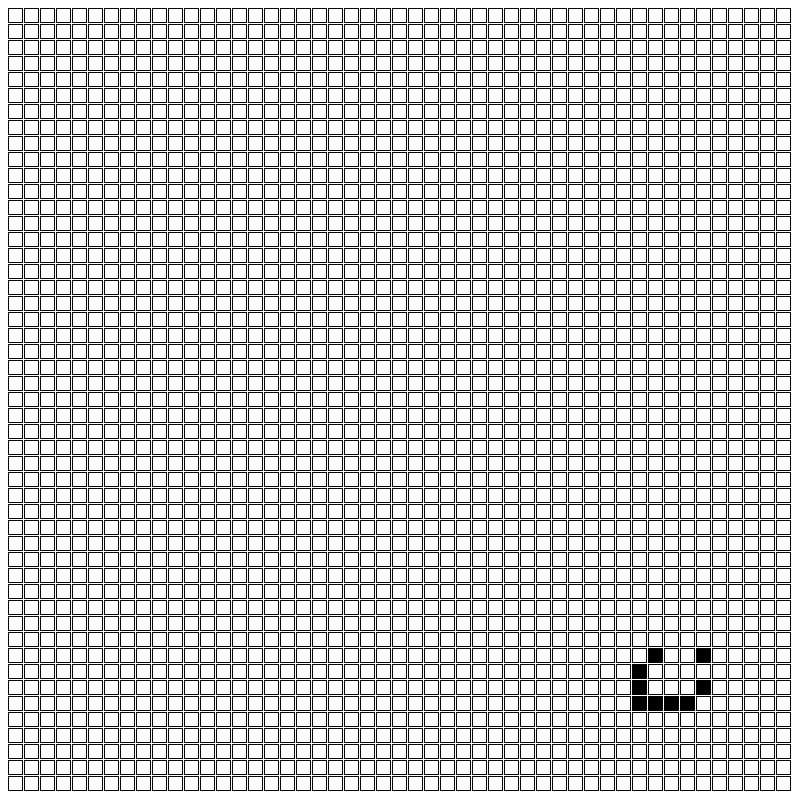
Frame 1 (no input)
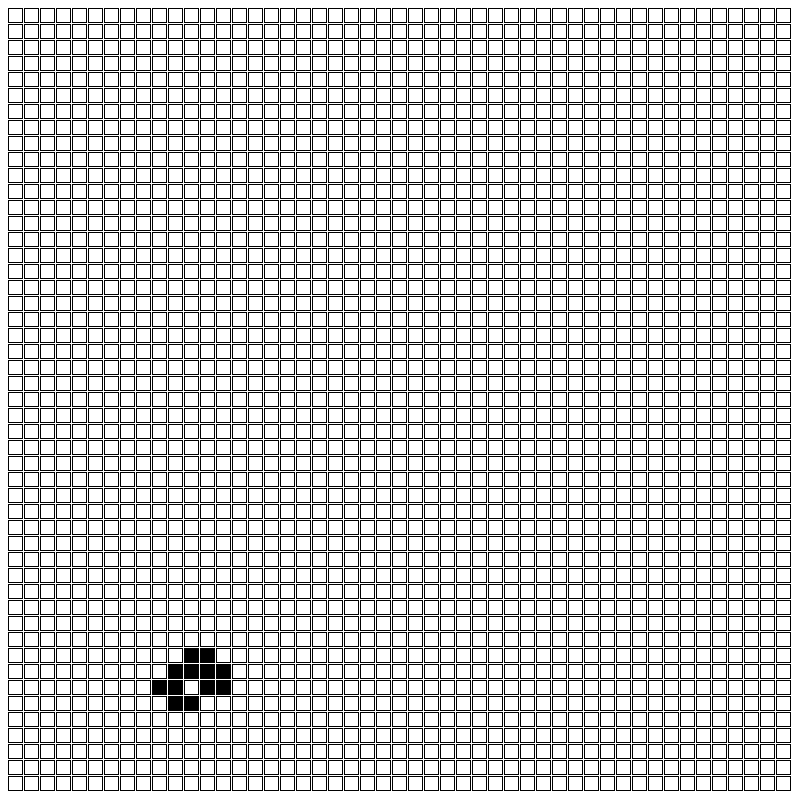
Frame 60 (the mouse pressed at the canvas centre just before this capture)
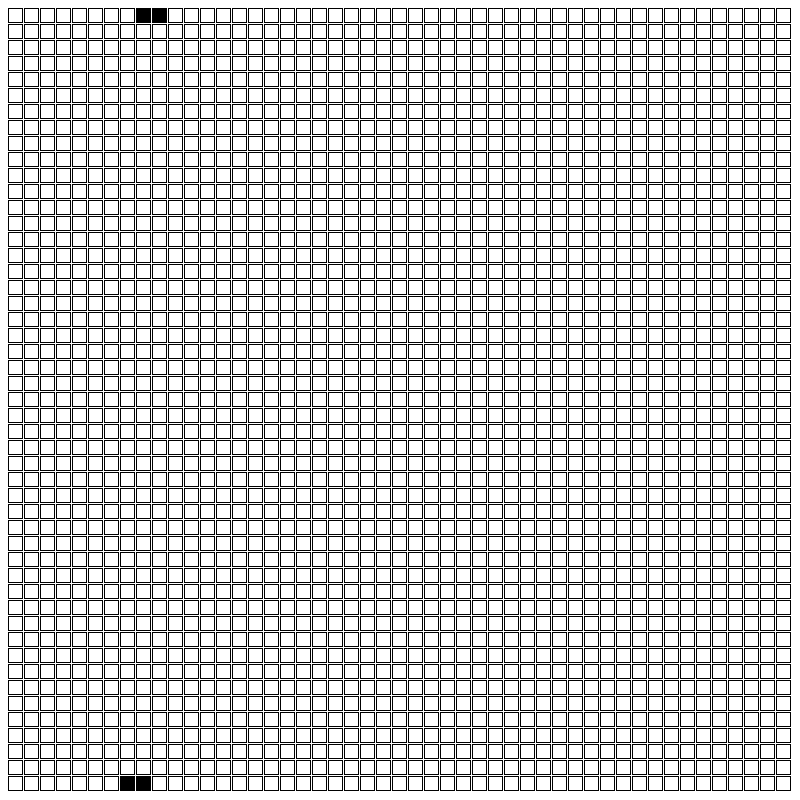
Frame 120 (the mouse held since frame 60 and released just before this capture)

The Processing sketch that drew these frames (run headless with seeded random() and noise(); from frame 60 on, the mouse is pressed at the canvas centre):

// Processing sketch: main
// ── main.pde
int field_size;
int block_size;
int edge_width;
int n;
int[][] data_c;
int[][] data_p;

void setup() {
  size(800, 800);
  field_size = 800;
  block_size = 16;
  edge_width = 2;
  n = (int)(field_size / block_size) - 1;
  data_c = new int[n + 2][n + 2]; // 
  data_p = new int[n + 2][n + 2];
  for(int i = 0; i < n+2; i++) {
    for(int j = 0; j < n+2; j++) {
      data_c[i][j] = 0;
      data_p[i][j] = 0;
    }
  }
  rectMode(CORNER);
  //test
  data_c[41][40] = 1;
  data_c[40][41] = 1;
  data_c[40][42] = 1;
  data_c[40][43] = 1;
  data_c[41][43] = 1;
  data_c[42][43] = 1;
  data_c[43][43] = 1;
  data_c[44][42] = 1;
  data_c[44][40] = 1;
}

// あるセルに隣接する生きたセルの数を求める
int count(int[][] a, int x, int y) {
  int cnt = 0;
  for(int i = x-1; i <= x+1; i++) {
    for(int j = y-1; j <= y+1; j++) {
      cnt += a[i][j];
    }
  }
  cnt -= a[x][y];
  return cnt;
}

void draw() {
  // 表示
  background(255);
  for(int i = 1; i <= n; i++) {
    for(int j = 1; j <= n; j++) {
      square(block_size/2 + block_size*(i-1), block_size/2 + block_size*(j-1), block_size - edge_width);
      if(data_c[i][j] == 1) fill(0, 0, 0);
      else fill(255, 255, 255);
    }
  }
  
  // 配列のコピー
  for(int i = 0; i < n+1; i++) {
    for(int j = 0; j < n+1; j++) {
      data_p[i][j] = data_c[i][j];
      data_c[i][j] = 0;
    }
  }
  // 配列の計算
  for(int i = 1; i <= n; i++) {
    for(int j = 1; j <= n; j++) {
      if(data_p[i][j] == 0) {
        // 誕生
        if(count(data_p, i, j) == 3) data_c[i][j] = 1;
      } else {
        // 生存
        if(count(data_p, i, j) == 2 || count(data_p, i, j) == 3) data_c[i][j] = 1;
      }
    }
  }
  
  // 境界条件
  //for(int i = 1; i <= n; i++) {
  //  data_c[i][0]     = data_c[i][n];
  //  data_c[i][n + 1] = data_c[i][1];
  //  data_c[0][i]     = data_c[n][i];
  //  data_c[n + 1][i] = data_c[1][i];
  //}
  //data_c[0][0]         = data_c[n][n];
  //data_c[0][n + 1]     = data_c[n][1];
  //data_c[n + 1][0]     = data_c[1][n];
  //data_c[n + 1][n + 1] = data_c[1][1];

  delay(100);
}
